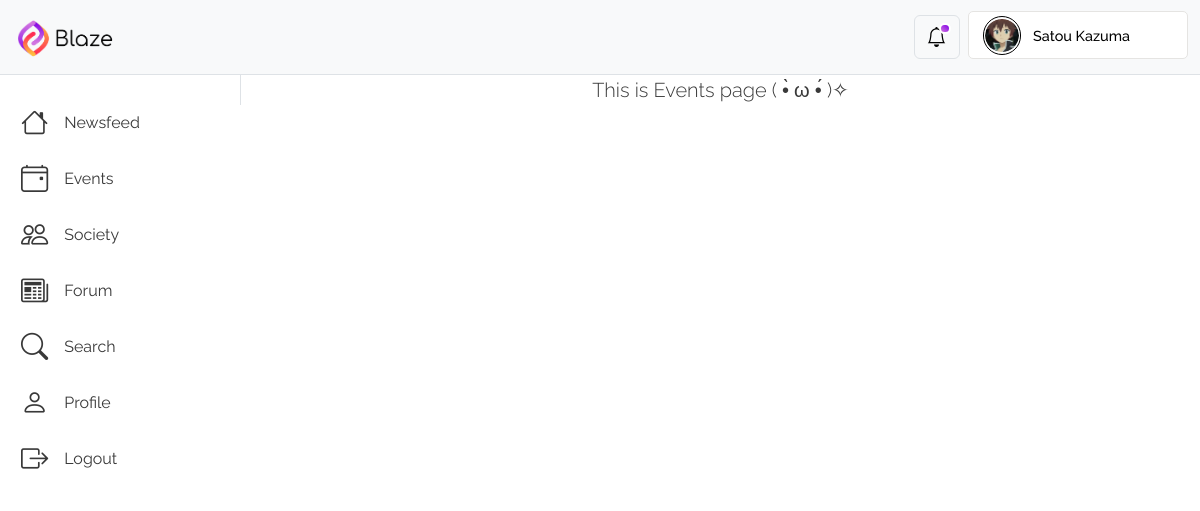
The page /events/ (signed in) on the database its author committed.
### BlazeApp/models.py (models this page shows, shortened)
class User(AbstractUser):
    profile_picture = models.ImageField(
        upload_to="profile_pics/",
        blank=True,
        null=True,
        default="profile_pics/Default_Profile_Picture.png",
        validators=[
            FileExtensionValidator(
                allowed_extensions=["jpg", "jpeg", "png"]
            ),  # Restrict allowed file extensions
            validate_profilePicture_size,  # Set a maximum file size limit (7 MB in this example)
        ],
    )
    follow = models.ManyToManyField(
        "self", symmetrical=False, related_name="followers", blank=True
    )
    class Meta:
        verbose_name = "User"
        verbose_name_plural = "Users"

### BlazeApp/views.py (the view)
# urls.py: path("events/", login_required(views.events), name="events"),
def events(request):
    return render(request, "BlazeApp/events.html")

### BlazeApp/templates/BlazeApp/events.html (shortened to what this page needs)
{% extends 'BlazeApp/base.html' %}
{% load static %}
{% block content %}
  <div class="content-d border border-top-0 border-bottom-0 border-end-0 col">
    <div class="lead d-flex justify-content-center align-items-center" style="height: 60%;">This is Events page ( •̀ ω •́ )✧</div>
  </div>
{% endblock %}

### BlazeApp/templates/BlazeApp/base.html (shortened to what this page needs)
{% load static %}
<!DOCTYPE html>
<html lang="en">
  <head>
    <link href="https://cdn.jsdelivr.net/npm/bootstrap@5.3.1/dist/css/bootstrap.min.css" rel="stylesheet" />
    <link rel="stylesheet" href="https://cdn.jsdelivr.net/npm/bootstrap-icons@1.10.5/font/bootstrap-icons.css" />
    <link href="{% static 'BlazeApp/base.css' %}" rel="stylesheet" />
  </head>
  <body>
    {% block navbar %}
      <nav class="navbar bg-body-tertiary border-bottom position-sticky">
        <div class="container-xxl">
          <a class="navbar-brand" href="{% url 'BlazeApp:newsfeed' %}"><img src="{% static 'BlazeApp/logo.png' %}" alt="Logo" width="110px" height="auto" class="d-inline-block align-text-top" /></a>
          <div class="d-flex align-items-center">
            <button class="btn btn-light border mx-2 fs-5 position-relative noti-btn" type="button" data-bs-toggle="offcanvas" data-bs-target="#NotificationOffcanvas" aria-controls="offcanvasNotification"><div id="noti-indicator"></div><i class="bi bi-bell"></i></button>
            <div class="dropdown-center nav-profile-d col-md-2 d-lg-block d-none">
              <button class="nav-profile d-flex align-items-center justify-content-around" data-bs-toggle="dropdown" aria-expanded="false">
                <div class="nav-profile-pic-cover d-flex justify-content-center align-items-center mx-2" style="width: 2.4rem; height: 2.4rem;">
                  <div class="nav-profile-pic">
                    <img src="{{ request.user.profile_picture.url }}" alt="profile-picture" />
                  </div>
                </div>
                <div class="nav-profile-name text-start text-truncate fw-medium mx-1 d-lg-block d-none">{{ request.user.first_name }} {{ request.user.last_name }}</div>
              </button>
            </div>
          </div>
        </div>
      </nav>
    {% endblock %}
    <div class="container-xxl d-flex" style="padding: 0px;">
      {% block body %}
        <div class="side-panel-d d-none d-md-block">
          <a href="{% url 'BlazeApp:newsfeed' %}">
            <div class="side-panel-item d-flex align-items-center fw-normal rounded mx-1 mt-4">
              <i class="ms-3 me-3 bi bi-house"></i>Newsfeed
            </div>
          </a>
          <a href="{% url 'BlazeApp:events' %}">
            <div class="side-panel-item d-flex align-items-center fw-normal rounded mx-1 mt-2">
              <i class="ms-3 me-3 bi bi-calendar4-event"></i>Events
            </div>
          </a>
          <a href="{% url 'BlazeApp:society' %}">
            <div class="side-panel-item d-flex align-items-center fw-normal rounded mx-1 mt-2">
              <i class="ms-3 me-3 bi bi-people"></i>Society
            </div>
          </a>
          <a href="{% url 'BlazeApp:newsfeed' %}">
            <div class="side-panel-item d-flex align-items-center fw-normal rounded mx-1 mt-2">
              <i class="ms-3 me-3 bi bi-newspaper"></i>Forum
            </div>
          </a>
          <div class="side-panel-item d-flex align-items-center fw-normal rounded mx-1 mt-2" data-bs-toggle="modal" data-bs-target="#searchBar">
            <i class="ms-3 me-3 bi bi-search"></i>Search
          </div>
          <a href="{% url 'BlazeApp:profile' request.user.pk %}">
            <div class="side-panel-item d-flex align-items-center fw-normal rounded mx-1 mt-2">
              <i class="ms-3 me-3 bi bi-person"></i>Profile
            </div>
          </a>
          <a href="{% url 'BlazeApp:user_logout' %}">
            <div class="side-panel-item d-flex align-items-center fw-normal rounded mx-1 mt-2">
              <i class="ms-3 me-3 bi bi-box-arrow-right"></i>Logout
            </div>
          </a>
        </div>
        {% block content %}
        {% endblock %}
      {% endblock %}
    </div>
  </body>
</html>

### BlazeApp/static/BlazeApp/base.css (style rules this page uses)
body { font-family: 'Raleway', sans-serif; color: #393939; }
a { text-decoration: none; color: #393939; }
.navbar { top: 0; z-index: 100; }
.nav-profile-d { height: 3.2rem; width: max-content; }
.nav-profile { width: max-content; height: 3rem; border: 1px solid #E5E4E2; border-radius: 5px; background-color: white; outline: none; transition: 0.25s ease-in-out; }
.nav-profile-pic { border-radius: 50%; overflow: hidden; }
.nav-profile-pic-cover { border: 1px solid black; border-radius: 50%; width: 3rem; height: 3rem; cursor: pointer; }
.nav-profile-pic>img { width: 2.1rem; height: 2.1rem; border-radius: 50%; }
.nav-profile-name { width: 9rem; font-size: 0.9rem; }
#noti-indicator { background: linear-gradient(to left bottom, #8100E6, #D175E0); width: 0.7rem; height: 0.7rem; position: absolute; border-radius: 50%; right: 8px; top: 7px; border: 2px solid white; transition: 0.1s ease-in-out; }
.side-panel-d { width: 15rem; max-height: calc(100vh - 75px); overflow: auto; position: sticky; top: 75px; z-index: 101; }
.side-panel-item { color: #393939; height: 3rem; cursor: pointer; font-size: 1rem; border: 1px solid transparent; transition: 0.15s ease-in-out; }
.side-panel-item i { font-size: 1.7rem; }
.content-d { height: max-content; }

### rows shown on the page
User: user.profile_picture (picture), user.first_name "Satou", user.last_name "Kazuma"
